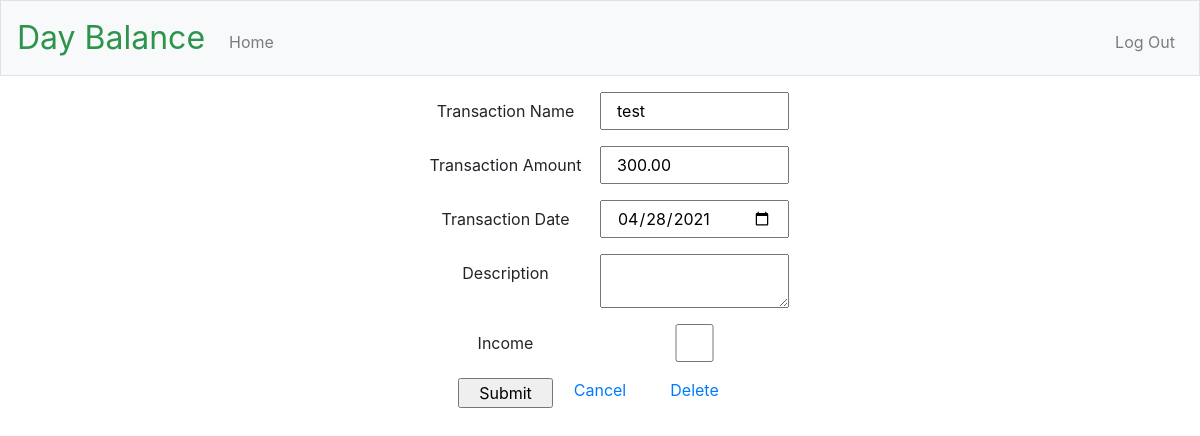
Page /edit/8 (signed in) on the committed database.
### app/models.py (models this page shows, shortened)
class Transaction(db.Model):
    id = db.Column(db.Integer, primary_key=True)
    title = db.Column(db.String(40), nullable=False)
    date = db.Column(db.DateTime, nullable=False)
    amount = db.Column(db.Float, nullable=False)
    description = db.Column(db.String(200))
    income = db.Column(db.Boolean)
    user_id = db.Column(db.Integer, db.ForeignKey('user.id'), nullable=False)

### app/main/routes.py (the view)
@bp.route("/edit", methods=["GET", "POST"])
@bp.route("/edit/<int:transaction_id>", methods=["GET", "POST"])
@login_required
def edit_transaction(transaction_id):
    form = TransactionForm(request.form)
    edited_transaction = Transaction.query.filter_by(id=transaction_id).one()
    if request.method == 'POST' and form.validate():
        edited_transaction.title = form.title.data
        edited_transaction.date = form.date.data
        edited_transaction.amount = form.amount.data
        edited_transaction.description = form.description.data
        edited_transaction.income = form.income.data
        db.session.commit()
        flash("Your changes have been saved.")
        return redirect(url_for("main.index"))
    elif request.method == 'GET':
        form.title.data = edited_transaction.title
        form.date.data = edited_transaction.date
        form.amount.data = edited_transaction.amount
        form.description.data= edited_transaction.description
        form.income.data = edited_transaction.income
    return render_template(
        "edit_transaction.html",
        title="Edit Transaction",
        form=form,
        transaction_id=edited_transaction.id,
    )

### app/main/forms.py (shortened to what this page needs)
class TransactionForm(Form):
    title = StringField('Transaction Name', validators=[DataRequired()])
    date = DateField('Transaction Date', validators=[DataRequired()])
    amount = DecimalField('Transaction Amount', validators=[DataRequired()],
        places=2)
    description = TextAreaField('Description',
        validators=[Length(min=0, max=140)])
    income = BooleanField('Income')
    submit = SubmitField('Submit')

### app/models.py (called while the page is built)
@login.user_loader
def load_user(id):
    return User.query.get(int(id))

### app/templates/edit_transaction.html (shortened to what this page needs)
{% extends "layout.html" %}
{% block main %}
    <form action="/edit/{{ transaction_id }}" method="POST">
        <div class="form-group row justify-content-center">
            {{ form.title.label(class="col-sm-2 col-form-label") }}
            {{ form.title(class="col-sm-2") }}
        </div>
        <div class="form-group row justify-content-center">
            {{ form.amount.label(class="col-sm-2 col-form-label") }}
            {{ form.amount(class="col-sm-2") }}
        </div>
        <div class="form-group row justify-content-center">
            {{ form.date.label(class="col-sm-2 col-form-label") }}
            {{ form.date(class="col-sm-2") }}
        </div>
        <div class="form-group row justify-content-center">
            {{ form.description.label(class="col-sm-2 col-form-label") }}
            {{ form.description(class="col-sm-2") }}
        </div>
        <div class="form-group row justify-content-center">
            {{ form.income.label(class="col-sm-2 col-form-label") }}
            {{ form.income(class="col-sm-2") }}
        </div>
        <div class="form-group row justify-content-center">
            {{ form.submit(class="col-1") }}
            <div class="col-1">
                <a href="{{ url_for('main.index') }}">Cancel</a>
            </div>
            <div class="col-1">
                <a href="{{ url_for('main.delete_transaction',transaction_id = transaction_id) }}">Delete</a>
            </div>
        </div>
    </form>
{% endblock %}

### rows in the picture
Transaction: title "test", amount "300.00", date "04/28/2021"
